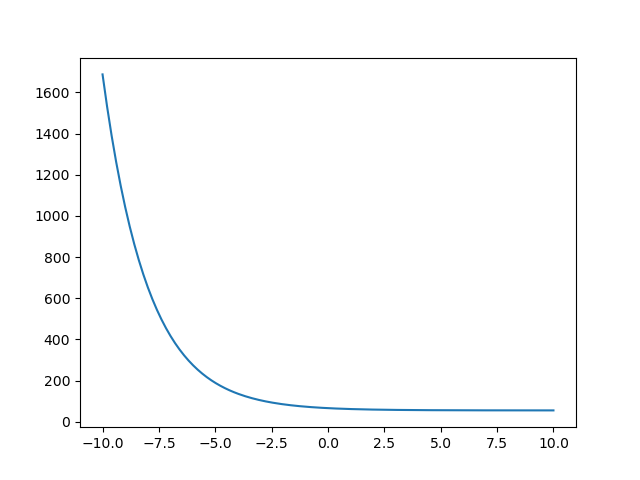

Here is the Python script that generated this plot:
from matplotlib import pyplot as plt
import numpy as np
import math


if __name__ == '__main__':
    # 2y'+ y = 55
    # 2 * dy(x)/dx + y(x) = 55
    # --------------------------
    # dy(x)/dx + 1/2 * y(x) = 0 | * dx, / y(x)
    # dy(x)/dy + 1/2 * dx = 0
    # ∫dy(x)/y(x) = -∫1/2dx
    # ln|y| = -x/2
    # y = e^(-x/2) * C
    # --------------------------
    # y = C * e^(-x/2) + 55
    C = 11
    e = math.e
    x = np.linspace(-10, 10, 200)
    y = C * (e**(-x / 2)) + 55
    plt.plot(x, y)
    plt.savefig('differential_equation.png', format='png')
    plt.show()
